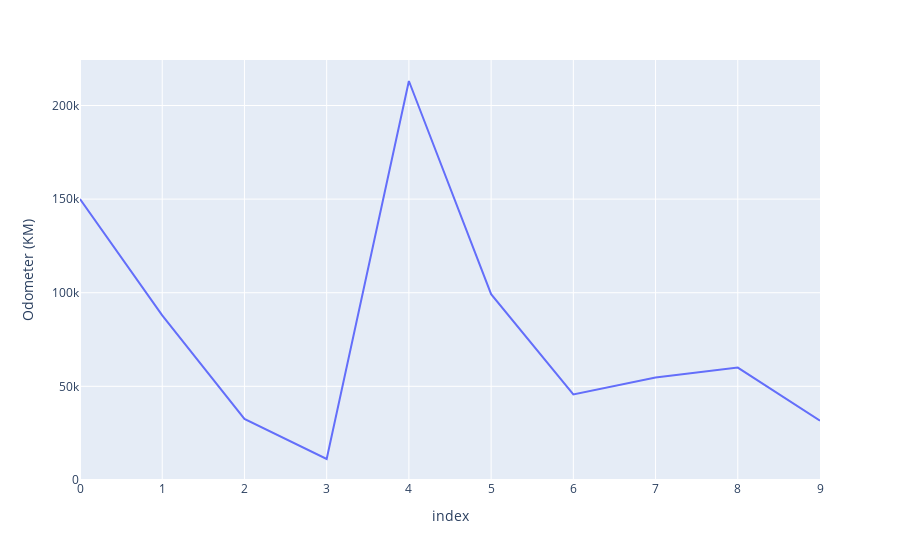

Notebook source saved alongside this figure:
### Code cell
import plotly.express as px

fig = px.line(car_sales_df, y="Odometer (KM)")
fig.show()

### Figure 1 — Plotly figure (JSON) as saved in the notebook; plotly's stock layout.template omitted (floating-point values rounded to 4 significant figures)
{"data": [{"hovertemplate": "index=%{x}<br>Odometer (KM)=%{y}<extra></extra>", "legendgroup": "", "line": {"color": "#636efa", "dash": "solid"}, "marker": {"symbol": "circle"}, "mode": "lines", "name": "", "orientation": "v", "showlegend": false, "type": "scatter", "x": [0, 1, 2, 3, 4, 5, 6, 7, 8, 9], "xaxis": "x", "y": [150043, 87899, 32549, 11179, 213095, 99213, 45698, 54738, 60000, 31600], "yaxis": "y"}], "layout": {"legend": {"tracegroupgap": 0}, "margin": {"t": 60}, "xaxis": {"anchor": "y", "domain": [0, 1], "title": {"text": "index"}}, "yaxis": {"anchor": "x", "domain": [0, 1], "title": {"text": "Odometer (KM)"}}}}
